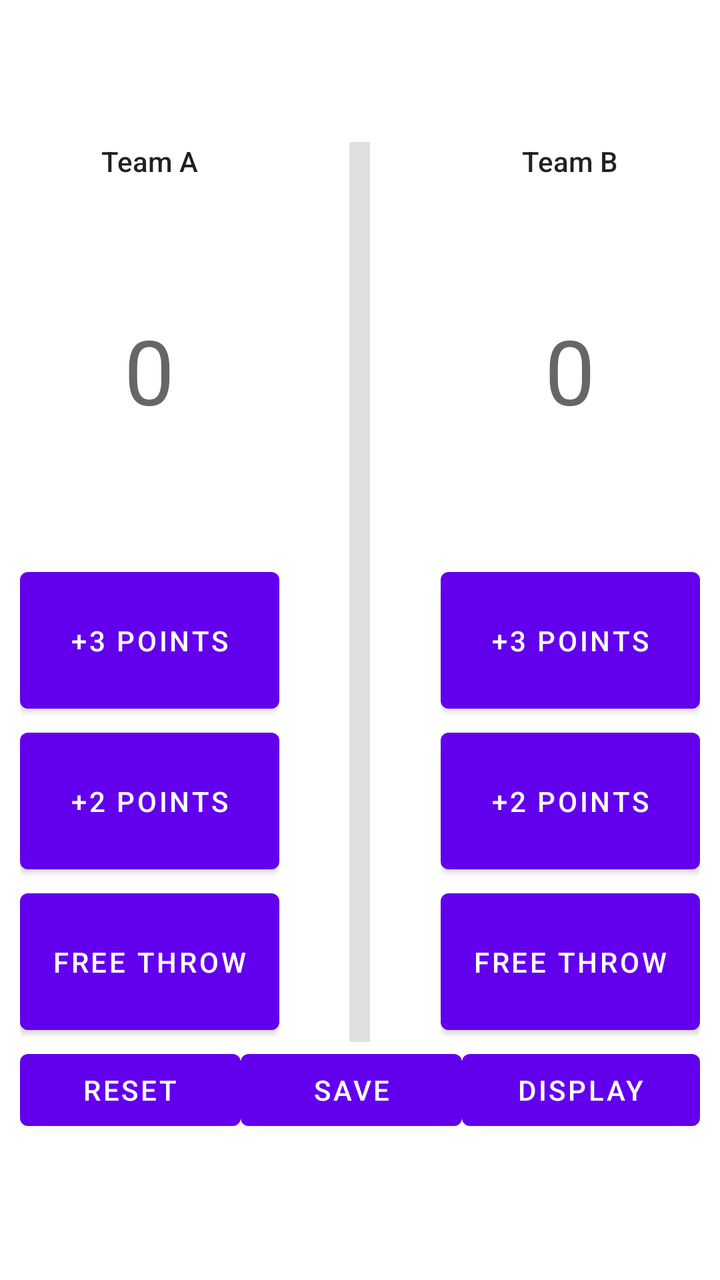
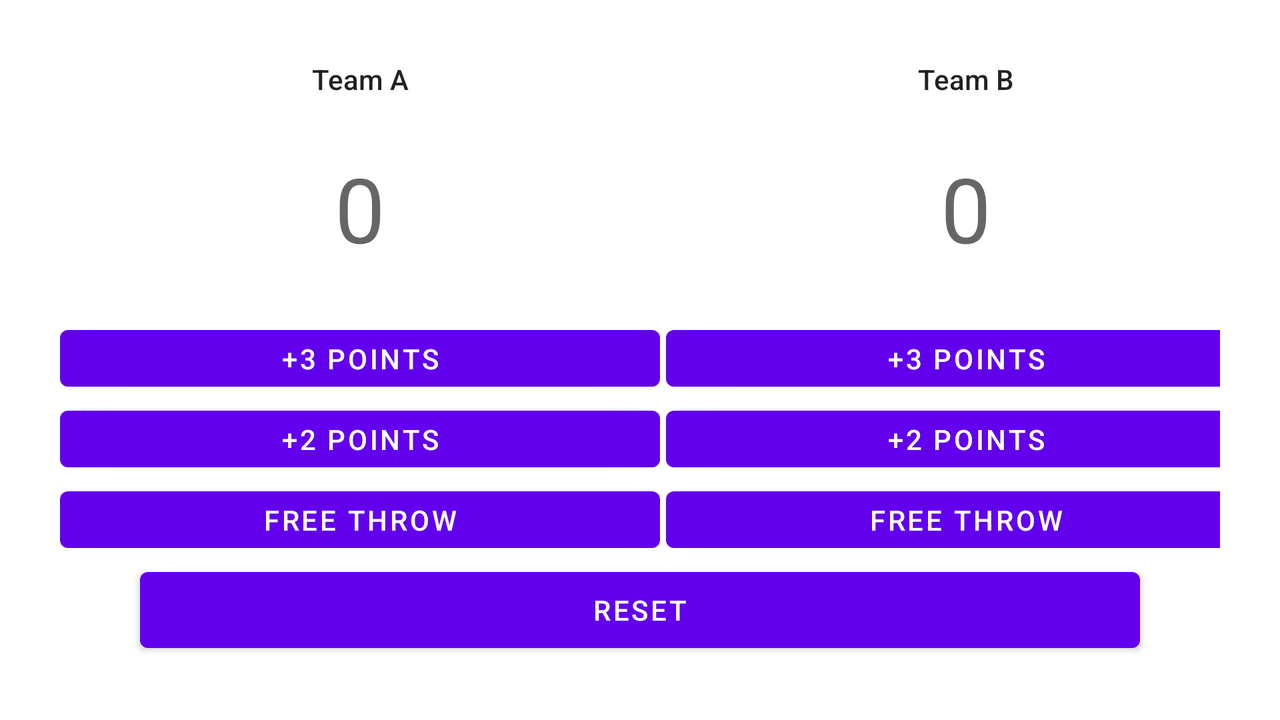

Compare how this app lays out the same screen by default and in its alternative resource folder. The renders come first, then the two layout files and the values they reference.
<!-- AndroidManifest.xml: application theme Theme.CS4518Assignment1 -->
<!-- res/layout/activity_main.xml -->
<?xml version="1.0" encoding="utf-8"?>
<androidx.constraintlayout.widget.ConstraintLayout xmlns:android="http://schemas.android.com/apk/res/android"
    xmlns:app="http://schemas.android.com/apk/res-auto"
    xmlns:tools="http://schemas.android.com/tools"
    android:layout_width="match_parent"
    android:layout_height="match_parent"
    tools:context=".MainActivity">

    <LinearLayout
        android:layout_width="match_parent"
        android:layout_height="600dp"
        android:layout_marginStart="10dp"
        android:layout_marginEnd="10dp"
        android:gravity="center"
        android:orientation="vertical"
        app:layout_constraintBottom_toBottomOf="parent"
        app:layout_constraintEnd_toEndOf="parent"
        app:layout_constraintStart_toStartOf="parent"
        app:layout_constraintTop_toTopOf="parent">


        <LinearLayout
            android:layout_width="match_parent"
            android:layout_height="450dp"
            android:orientation="horizontal">

            <LinearLayout
                android:layout_width="wrap_content"
                android:layout_height="match_parent"
                android:orientation="vertical">

                <TextView
                    android:id="@+id/labelTeamA"
                    android:layout_width="match_parent"
                    android:layout_height="wrap_content"
                    android:layout_weight="1"
                    android:text="Team A"
                    android:textAlignment="center"
                    android:textAppearance="@style/TextAppearance.AppCompat.Body2" />

                <TextView
                    android:id="@+id/pointsTeamA"
                    android:layout_width="match_parent"
                    android:layout_height="wrap_content"
                    android:layout_weight="1"
                    android:text="0"
                    android:textAlignment="center"
                    android:textAppearance="@style/TextAppearance.AppCompat.Display2" />

                <Button
                    android:id="@+id/buttonTeamAThreePoints"
                    android:layout_width="match_parent"
                    android:layout_height="15dp"
                    android:layout_weight="1"
                    android:text="+3 Points" />

                <Button
                    android:id="@+id/buttonTeamATwoPoints"
                    android:layout_width="match_parent"
                    android:layout_height="15dp"
                    android:layout_weight="1"
                    android:text="+2 Points" />

                <Button
                    android:id="@+id/buttonTeamAFreeThrow"
                    android:layout_width="match_parent"
                    android:layout_height="15dp"
                    android:layout_weight="1"
                    android:text="Free Throw" />

            </LinearLayout>

            <Space
                android:layout_width="25dp"
                android:layout_height="match_parent"
                android:layout_weight="1" />

            <View
                android:id="@+id/divider"
                android:layout_width="0.01dp"
                android:layout_height="match_parent"
                android:layout_weight="1"
                android:background="?android:attr/listDivider" />

            <Space
                android:layout_width="25dp"
                android:layout_height="match_parent"
                android:layout_weight="1" />

            <LinearLayout
                android:layout_width="wrap_content"
                android:layout_height="match_parent"
                android:orientation="vertical">

                <TextView
                    android:id="@+id/labelTeamB"
                    android:layout_width="match_parent"
                    android:layout_height="wrap_content"
                    android:layout_weight="1"
                    android:text="Team B"
                    android:textAlignment="center"
                    android:textAppearance="@style/TextAppearance.AppCompat.Body2" />

                <TextView
                    android:id="@+id/pointsTeamB"
                    android:layout_width="match_parent"
                    android:layout_height="wrap_content"
                    android:layout_weight="1"
                    android:text="0"
                    android:textAlignment="center"
                    android:textAppearance="@style/TextAppearance.AppCompat.Display2" />

                <Button
                    android:id="@+id/buttonTeamBThreePoints"
                    android:layout_width="match_parent"
                    android:layout_height="15dp"
                    android:layout_weight="1"
                    android:text="+3 Points" />

                <Button
                    android:id="@+id/buttonTeamBTwoPoints"
                    android:layout_width="match_parent"
                    android:layout_height="15dp"
                    android:layout_weight="1"
                    android:text="+2 Points" />

                <Button
                    android:id="@+id/buttonTeamBFreeThrow"
                    android:layout_width="match_parent"
                    android:layout_height="15dp"
                    android:layout_weight="1"
                    android:text="Free Throw" />

            </LinearLayout>
        </LinearLayout>

        <LinearLayout
            android:layout_width="match_parent"
            android:layout_height="wrap_content"
            android:orientation="horizontal">

            <Button
                android:id="@+id/buttonReset"
                android:layout_width="wrap_content"
                android:layout_height="wrap_content"
                android:layout_weight="1"
                android:text="Reset" />

            <Button
                android:id="@+id/buttonSave"
                android:layout_width="wrap_content"
                android:layout_height="wrap_content"
                android:layout_weight="1"
                android:text="Save" />

            <Button
                android:id="@+id/buttonDisplay"
                android:layout_width="wrap_content"
                android:layout_height="wrap_content"
                android:layout_weight="1"
                android:text="Display" />
        </LinearLayout>

    </LinearLayout>


</androidx.constraintlayout.widget.ConstraintLayout>
<!-- resources referenced by this layout -->
<resources>
  <style name="Theme.CS4518Assignment1" parent="Theme.MaterialComponents.DayNight.DarkActionBar">
          
          <item name="colorPrimary">@color/purple_500</item>
          <item name="colorPrimaryVariant">@color/purple_700</item>
          <item name="colorOnPrimary">@color/white</item>
          
          <item name="colorSecondary">@color/teal_200</item>
          <item name="colorSecondaryVariant">@color/teal_700</item>
          <item name="colorOnSecondary">@color/black</item>
          
          <item name="android:statusBarColor" tools:targetApi="l">?attr/colorPrimaryVariant</item>
          
      </style>
</resources>
<!-- res/layout-land/activity_main.xml (the repository's variant of the layout above) -->
<!-- drawn on the phone turned sideways -->
<?xml version="1.0" encoding="utf-8"?>
<androidx.constraintlayout.widget.ConstraintLayout xmlns:android="http://schemas.android.com/apk/res/android"
    android:layout_width="match_parent"
    android:layout_height="match_parent"
    xmlns:app="http://schemas.android.com/apk/res-auto"
    xmlns:tools="http://schemas.android.com/tools"
    tools:context=".MainActivity">


    <LinearLayout
        android:layout_width="0dp"
        android:layout_height="0dp"
        android:layout_marginStart="30dp"
        android:layout_marginEnd="30dp"
        android:gravity="center"
        android:orientation="vertical"
        app:layout_constraintBottom_toBottomOf="parent"
        app:layout_constraintEnd_toEndOf="parent"
        app:layout_constraintStart_toStartOf="parent"
        app:layout_constraintTop_toTopOf="parent">


        <LinearLayout
            android:layout_width="match_parent"
            android:layout_height="250dp"
            android:orientation="horizontal">

            <LinearLayout
                android:layout_width="300dp"
                android:layout_height="match_parent"
                android:orientation="vertical">

                <TextView
                    android:id="@+id/labelTeamA"
                    android:layout_width="match_parent"
                    android:layout_height="wrap_content"
                    android:layout_weight="1"
                    android:text="Team A"
                    android:textAlignment="center"
                    android:textAppearance="@style/TextAppearance.AppCompat.Body2" />

                <TextView
                    android:id="@+id/pointsTeamA"
                    android:layout_width="match_parent"
                    android:layout_height="wrap_content"
                    android:layout_weight="1"
                    android:text="0"
                    android:textAlignment="center"
                    android:textAppearance="@style/TextAppearance.AppCompat.Display2" />

                <Button
                    android:id="@+id/buttonTeamAThreePoints"
                    android:layout_width="match_parent"
                    android:layout_height="15dp"
                    android:layout_weight="1"
                    android:text="+3 Points" />

                <Button
                    android:id="@+id/buttonTeamATwoPoints"
                    android:layout_width="match_parent"
                    android:layout_height="15dp"
                    android:layout_weight="1"
                    android:text="+2 Points" />

                <Button
                    android:id="@+id/buttonTeamAFreeThrow"
                    android:layout_width="match_parent"
                    android:layout_height="15dp"
                    android:layout_weight="1"
                    android:text="Free Throw" />

            </LinearLayout>

            <Space
                android:layout_width="25dp"
                android:layout_height="match_parent"
                android:layout_weight="1" />

            <View
                android:id="@+id/divider"
                android:layout_width="0.01dp"
                android:layout_height="match_parent"
                android:layout_weight="1"
                android:background="?android:attr/listDivider" />

            <Space
                android:layout_width="25dp"
                android:layout_height="match_parent"
                android:layout_weight="1" />

            <LinearLayout
                android:layout_width="300dp"
                android:layout_height="match_parent"
                android:orientation="vertical">

                <TextView
                    android:id="@+id/labelTeamB"
                    android:layout_width="match_parent"
                    android:layout_height="wrap_content"
                    android:layout_weight="1"
                    android:text="Team B"
                    android:textAlignment="center"
                    android:textAppearance="@style/TextAppearance.AppCompat.Body2" />

                <TextView
                    android:id="@+id/pointsTeamB"
                    android:layout_width="match_parent"
                    android:layout_height="wrap_content"
                    android:layout_weight="1"
                    android:text="0"
                    android:textAlignment="center"
                    android:textAppearance="@style/TextAppearance.AppCompat.Display2" />

                <Button
                    android:id="@+id/buttonTeamBThreePoints"
                    android:layout_width="match_parent"
                    android:layout_height="15dp"
                    android:layout_weight="1"
                    android:text="+3 Points" />

                <Button
                    android:id="@+id/buttonTeamBTwoPoints"
                    android:layout_width="match_parent"
                    android:layout_height="15dp"
                    android:layout_weight="1"
                    android:text="+2 Points" />

                <Button
                    android:id="@+id/buttonTeamBFreeThrow"
                    android:layout_width="match_parent"
                    android:layout_height="15dp"
                    android:layout_weight="1"
                    android:text="Free Throw" />

            </LinearLayout>
        </LinearLayout>

        <Button
            android:id="@+id/buttonReset"
            android:layout_width="500dp"
            android:layout_height="50dp"
            android:text="Reset" />

    </LinearLayout>


</androidx.constraintlayout.widget.ConstraintLayout>
